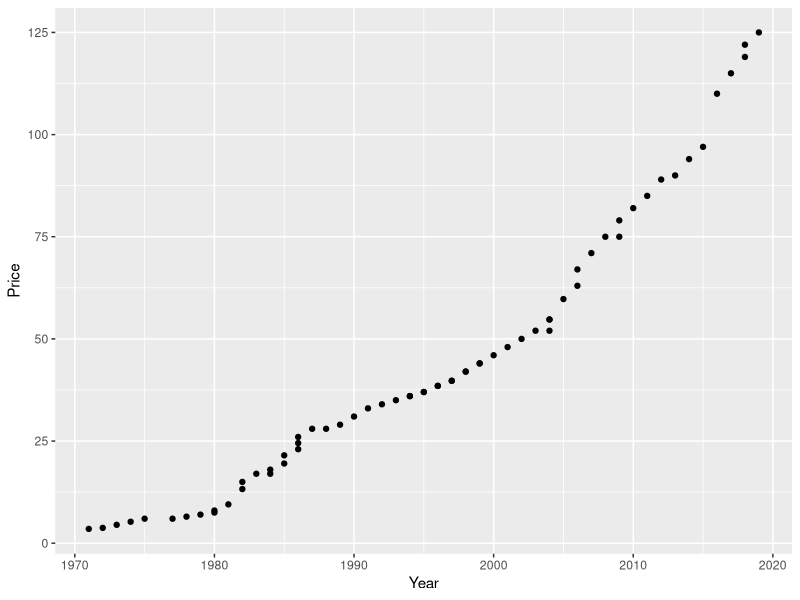
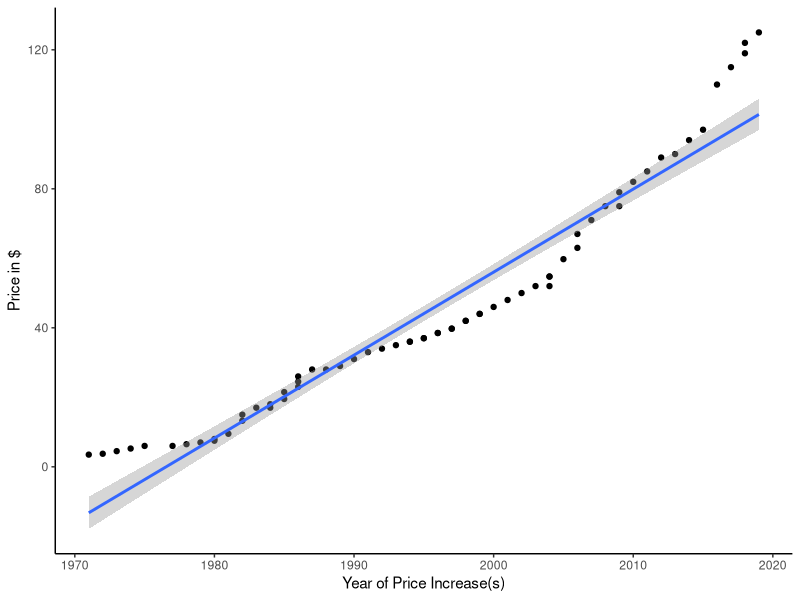

These charts were generated, in order, by the following R code:
#exercise 9 part 1
#11/16/2023
#data obtained from https://allears.net/walt-disney-world/wdw-planning/wdw-ticket-increase-guide/
#date in column 1, price of general admission Disneyland ticket column 2

#this function removes everything in environment from previous session
#good to use this at beginning of script since following code means it is self contained and not relying on something that was left last session
rm(list=ls())

# load a package every time you wish to use it
library(ggplot2)
library(cowplot)


# read in data
data = read.table("part1_ex9.txt",header=TRUE,)
data
# make sure everything looks correct
head(data)

# plot of date vs cost
ggplot(data,
       aes(x = Year, y = Price)) +
  geom_point() 

# add a linear trendline
ggplot(data, 
       aes(x = Year, y = Price)) + 
  geom_point() +
  xlab("Year of Price Increase(s)") + 
  ylab("Price in $") +
  stat_smooth(method="lm") +
  theme_classic()
